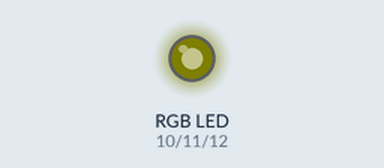
Recording of a sketch running on a simulated Arduino Uno, built with avr-gcc and run on an emulated ATmega328P. On the bench: an RGB LED mixed from three pins (HIGH = lit). Dim RGB values are drawn brighter than linear.

Above: at 0.05 s.
At 1.95 s:
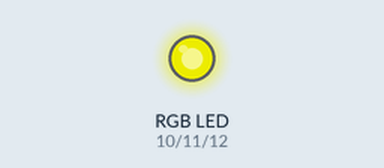
At 3.85 s:
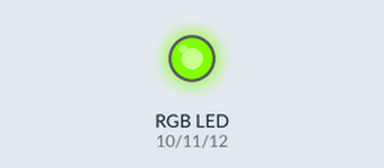
At 7.7 s:
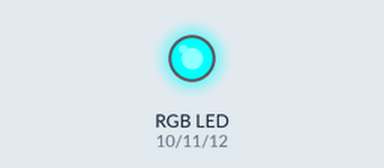
At 11.55 s:
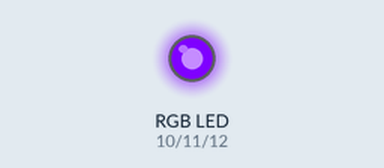
At 15.4 s:
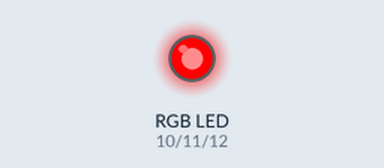
Timing chart, 0 to 17.7 s (numbered marks = the images above):
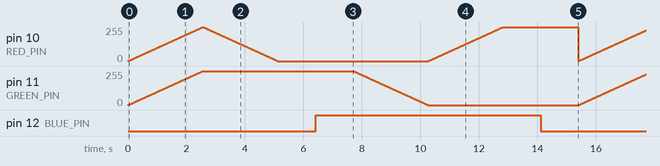

The sketch:

Fitaled.ino
```cpp
// Definição dos pinos
#define RED_PIN 10
#define GREEN_PIN 11
#define BLUE_PIN 12

void setup() {
  // Define os pinos como saídas
  pinMode(RED_PIN, OUTPUT);
  pinMode(GREEN_PIN, OUTPUT);
  pinMode(BLUE_PIN, OUTPUT);
}

void loop() {
  // Efeito degradê organizado no espectro RGB

  // Vermelho a Amarelo
  for (int i = 0; i <= 255; i++) {
    analogWrite(RED_PIN, i);
    analogWrite(GREEN_PIN, i);
    analogWrite(BLUE_PIN, 0);
    delay(10);
  }

  // Amarelo a Verde
  for (int i = 0; i <= 255; i++) {
    analogWrite(RED_PIN, 255 - i);
    analogWrite(GREEN_PIN, 255);
    analogWrite(BLUE_PIN, 0);
    delay(10);
  }

  // Verde a Ciano
  for (int i = 0; i <= 255; i++) {
    analogWrite(RED_PIN, 0);
    analogWrite(GREEN_PIN, 255);
    analogWrite(BLUE_PIN, i);
    delay(10);
  }

  // Ciano a Azul
  for (int i = 0; i <= 255; i++) {
    analogWrite(RED_PIN, 0);
    analogWrite(GREEN_PIN, 255 - i);
    analogWrite(BLUE_PIN, 255);
    delay(10);
  }

  // Azul a Magenta
  for (int i = 0; i <= 255; i++) {
    analogWrite(RED_PIN, i);
    analogWrite(GREEN_PIN, 0);
    analogWrite(BLUE_PIN, 255);
    delay(10);
  }

  // Magenta a Vermelho
  for (int i = 0; i <= 255; i++) {
    analogWrite(RED_PIN, 255);
    analogWrite(GREEN_PIN, 0);
    analogWrite(BLUE_PIN, 255 - i);
    delay(10);
  }
}
```

Measured:
- by itself, pin 12 (BLUE_PIN): alternates HIGH for 7.7 s and LOW for 7.7 s
